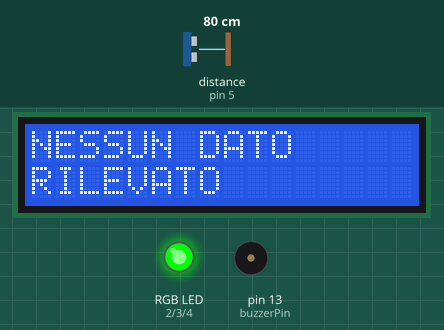
The sketch below on a simulated Arduino Uno, built with avr-gcc and run on an emulated ATmega328P. Shown: 16×2 character LCD, an RGB LED mixed from three pins (HIGH = lit), buzzer (waves = sounding). Wiring (inferred from the names in the program): ultrasonic range finder: trigger pin 6; echo pin 5. Inputs (shaded band) come from the test bench; at power-on: distance to the obstacle (sensor on pin 5) 80 cm. The echo pulse lasts 58.3 µs per cm; pins used as bus, display or sensor lines are not drawn; what the sketch prints to the serial monitor is not drawn.

Above: at 1.2 s.
1.3 s: distance to the obstacle (sensor on pin 5) set to 24 cm
2.9 s: distance to the obstacle (sensor on pin 5) set to 19 cm
At 4.1 s:
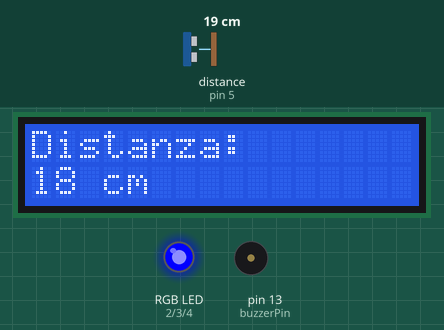
4.4 s: distance to the obstacle (sensor on pin 5) set to 8 cm
At 5.3 s:
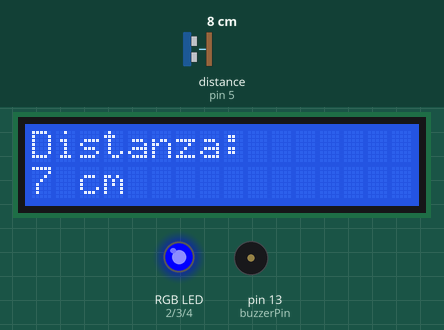
6.0 s: distance to the obstacle (sensor on pin 5) set to 5 cm
At 6.25 s:
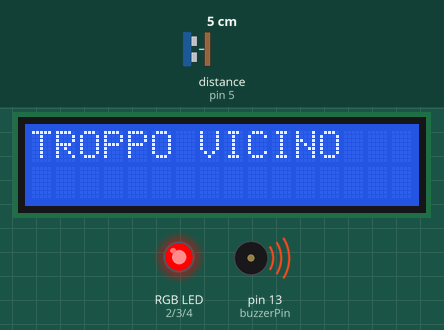
Timing chart, 0 to 9.0 s (numbered marks = the images above; inputs shaded):
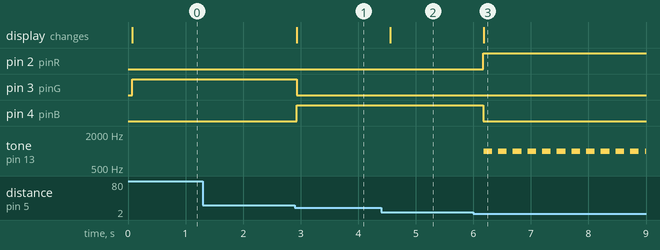

Measured:
- the behaviour switches between 22 and 21 cm on distance to the obstacle (sensor on pin 5) (found by bisection; images 0 and 1)
- the behaviour switches between 7 and 6 cm on distance to the obstacle (sensor on pin 5) (found by bisection; images 2 and 3)
- after the input at 1.3 s, every drawn part: stays the same
- after the input at 2.9 s, pin 3 (pinG): HIGH → LOW at once; pin 4 (pinB): LOW → HIGH at once; the display: changes at once (image 1)
- after the input at 4.4 s, the display: changes after 0.16 s (image 2)
- after the input at 6.0 s, pin 2 (pinR): LOW → HIGH after 0.18 s; pin 4 (pinB): HIGH → LOW after 0.18 s; tone on pin 13 (buzzerPin): alternates 1000 Hz for 0.15 s and silent for 0.11 s, starting after 0.18 s; the display: changes after 0.18 s (image 3)

The sketch:

prgetto_distanza_rgb.ino
```cpp
#include <LiquidCrystal.h>

// LCD
LiquidCrystal lcd(7, 8, 9, 10, 11, 12);

// Sensore ultrasuoni
const int trigPin = 6;
const int echoPin = 5;

// LED RGB
const int pinR = 2;
const int pinG = 3;
const int pinB = 4;

// Buzzer passivo
const int buzzerPin = 13;

void setup() {
  pinMode(trigPin, OUTPUT);
  pinMode(echoPin, INPUT);
  pinMode(pinR, OUTPUT);
  pinMode(pinG, OUTPUT);
  pinMode(pinB, OUTPUT);
  pinMode(buzzerPin, OUTPUT);

  lcd.begin(16, 2);
  Serial.begin(9600);
}

long leggiDistanza() {
  digitalWrite(trigPin, LOW);
  delayMicroseconds(2);
  digitalWrite(trigPin, HIGH);
  delayMicroseconds(10);
  digitalWrite(trigPin, LOW);

  long durata = pulseIn(echoPin, HIGH, 30000);

  if (durata == 0) {
    return -1;
  }

  long distanza = durata * 0.034 / 2;
  return distanza;
}

void accendiColore(bool r, bool g, bool b) {
  digitalWrite(pinR, r);
  digitalWrite(pinG, g);
  digitalWrite(pinB, b);
}

void loop() {
  long distanza = leggiDistanza();
  Serial.print("Distanza: ");
  Serial.println(distanza);

  lcd.clear();

  if (distanza == -1 || distanza > 20) {
    // Nessun dato -> BLU, buzzer spento
    accendiColore(LOW, HIGH, LOW);
    noTone(buzzerPin);
    lcd.setCursor(0, 0);
    lcd.print("NESSUN DATO");
    lcd.setCursor(0, 1);
    lcd.print("RILEVATO");
  }
  else if (distanza <= 5) {
    // TROPPO VICINO -> ROSSO, buzzer allarme
    accendiColore(HIGH, LOW, LOW);
    lcd.setCursor(0, 0);
    lcd.print("TROPPO VICINO");

    tone(buzzerPin, 1000);   // frequenza 1000 Hz
    delay(150);
    noTone(buzzerPin);
    delay(100);
    return; // salta il delay finale, già fatto sopra
  }
  else {
    // Distanza normale -> VERDE, buzzer spento
    accendiColore(LOW, LOW, HIGH);
    noTone(buzzerPin);
    lcd.setCursor(0, 0);
    lcd.print("Distanza:");
    lcd.setCursor(0, 1);
    lcd.print(distanza);
    lcd.print(" cm");
  }

  delay(400);
}
```
